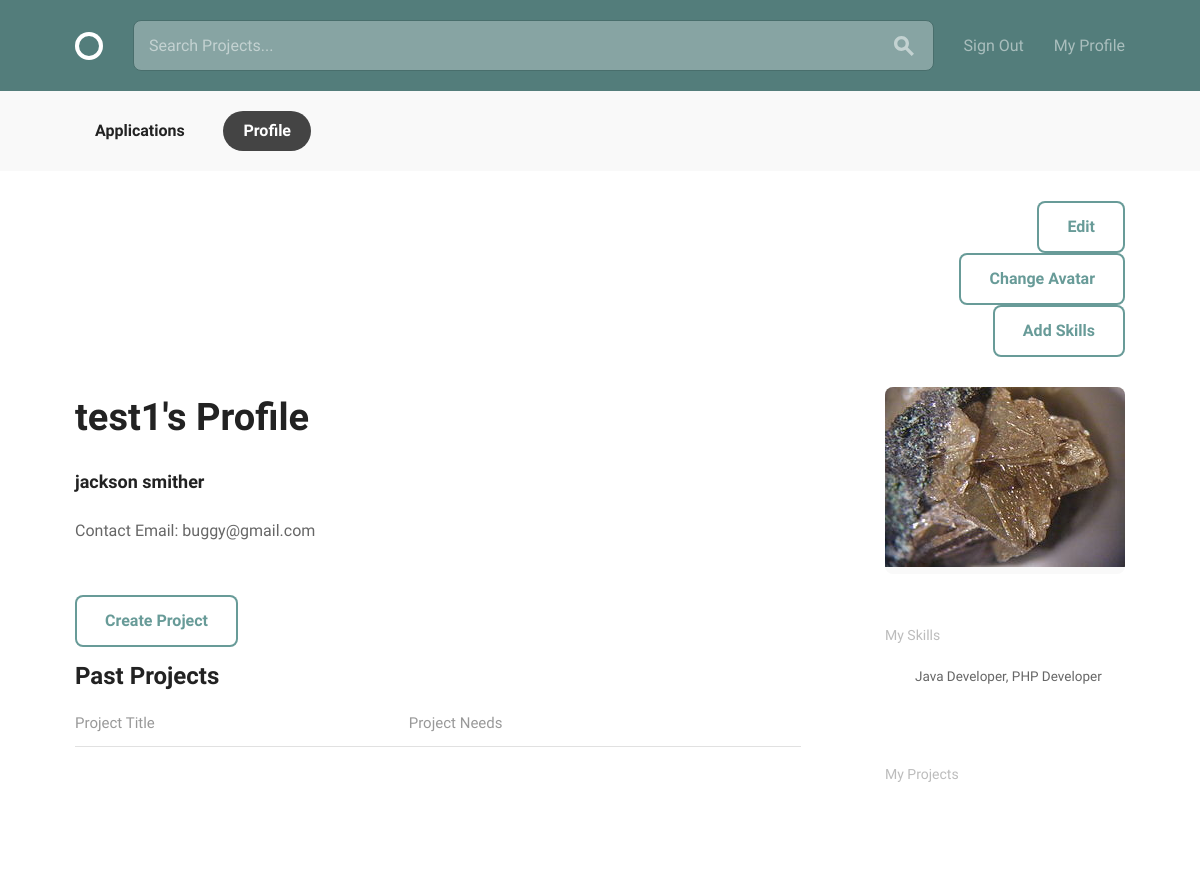
/accounts/profile/ (signed in), run on the app's committed database.
### accounts/models.py (models this page shows)
class Profile(models.Model):
    user = models.OneToOneField(User, on_delete=models.CASCADE)
    bio = models.CharField(max_length=500, blank=True)
    location = models.CharField(max_length=30, blank=True)
    birth_date = models.DateField(null=True, blank=True)
    avatar = models.ImageField(upload_to='images/', blank=True)
    skills = MultiSelectField(choices=SKILL_CHOICES)

### accounts/views.py (the view)
def my_profile(request):
    profile = Profile.objects.get(user=request.user)
    return render(request, 'profile.html', {'profile': profile})

### accounts/templates/profile.html (shortened to what this page needs)
{% extends "layout.html" %}
{% load static from staticfiles %}
{% block content %}
<body>
  <div class="circle--actions--bar">
    <nav class="bounds">
      <ul class="circle--pill--list">
        <li><a href="applications.html">Applications</a></li>
        <li><a class="selected" href="{% url 'accounts:profile' %}">Profile</a></li>
      </ul>
    </nav>
  </div>
  <div class="bounds circle--page">
    <div class="circle--page--header circle--fluid">
      <div class="circle--fluid--cell circle--fluid--primary">
      </div>
      <div class="circle--fluid--cell circle--fluid--secondary">
        <a class="button icon-on-left" href="{% url 'accounts:edit' %}">Edit</a>
        <a class="button icon-on-left" href="{% url 'accounts:change_avatar' %}">Change Avatar</a>
          <a class="button icon-on-left" href="{% url 'accounts:change_skills' %}">Add Skills</a>
      </div>
    </div>
    <div class="grid-70">
      <h1>{{ user.username }}'s Profile</h1>
        <h3> {{ user.first_name }} {{user.last_name }}</h3>
      <div class="circle--article--body">
          <p>Contact Email: {{ user.email }}</p>
      </div>
    <a class="button icon-on-left" href="{% url 'projects:new_project' %}">Create Project</a>
        <h2>Past Projects</h2>
      <table class="u-full-width circle--table">
        <thead>
          <tr>
            <th>Project Title</th>
            <th class="circle--cell--right">Project Needs</th>
          </tr>
        </thead>
      </table>
    </div>
    <div class="grid-25 grid-push-5">
      <div class="circle--secondary--module">
        <div class="circle--primary--avatar">
          {% if profile.avatar %}
            <img src="{{ profile.avatar.url }}">
            {% else %}
            <ul>No Avatar</ul>
          {% endif %}
        </div>
      </div>
      <div class="circle--secondary--module">
        <h4>My Skills</h4>
        <ul class="unloaded">
            {% if profile.skills %}
            <ul>{{ profile.skills }}</ul>
          {% else %}
          <td>None</td>
          {% endif %}
        </ul>
      </div>
      <div class="circle--secondary--module">
        <h4>My Projects</h4>
      </div>
    </div>
  </div>
</body>
{% endblock content %}

### data on the page
Profile: avatar (picture), skills "Java Developer, PHP Developer"

### other printed values
{{ user.username }} "test1"
{{ user.first_name }} "jackson"
{{ user.last_name }} "smither"
{{ user.email }} "buggy@gmail.com"
